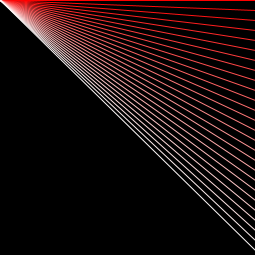
Frame 1 (no input)
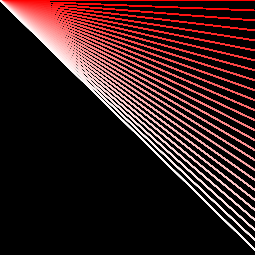
Frame 60 (the mouse pressed at the canvas centre just before this capture)
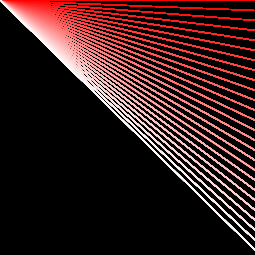
Frame 120 (the mouse held since frame 60 and released just before this capture)

The Processing sketch that drew these frames (run headless with seeded random() and noise(); from frame 60 on, the mouse is pressed at the canvas centre):

// Processing sketch: processing_169178
// ── processing_169178.pde

void setup () {
   background (0);   
  size(255,255); 
    
}

void draw () {
    
for (int i=0; i<height; i = i + 10) { 
    stroke(255,i,i); 
    line(0, 0, width, i); 

 } 
}
